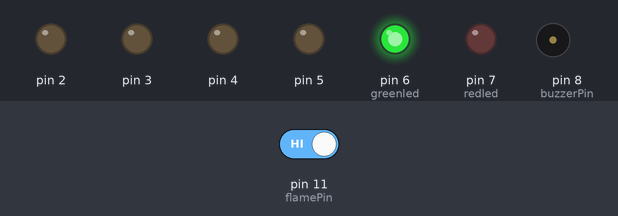
Simulated run of this sketch. Board: Arduino Uno, built with avr-gcc and run on an emulated ATmega328P. Parts: output pins drawn as LEDs (lit = HIGH), buzzer (waves = sounding, pin HIGH). The test bench sets the inputs (shaded band); at power-on: pin 11 (flamePin) HIGH.

Above: at 1.2 s.
1.3 s: pin 11 (flamePin) driven LOW
At 2.2 s:
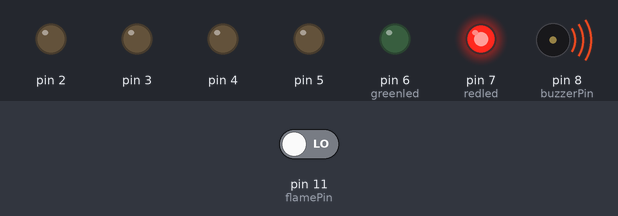
2.8 s: pin 11 (flamePin) driven HIGH
At 3.3 s:
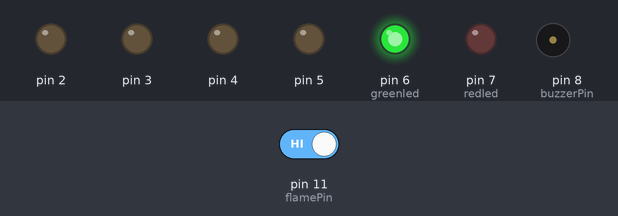
Timing chart, 0 to 5.8 s (numbered marks = the images above; inputs shaded):
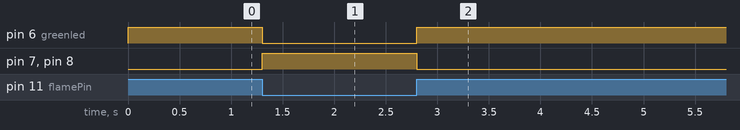

Measured:
- after the input at 1.3 s, pin 6 (greenled): HIGH → LOW at once; pin 7 (redled), pin 8 (buzzerPin): LOW → HIGH at once
- after the input at 2.8 s, pin 6 (greenled): LOW → HIGH at once; pin 7 (redled), pin 8 (buzzerPin): HIGH → LOW at once

The sketch:

Water_Level_with_Flame.ino
```cpp
const int analogInPin = A2;
int sensorValue = 0;
const int buzzerPin = 8;
const int flamePin = 11;
int Flame = HIGH;
int redled = 7;
int greenled = 6;

void setup() {
  // declare pin  to be an output:
  pinMode(2,OUTPUT);
  pinMode(3,OUTPUT);
  pinMode(4,OUTPUT);
  pinMode(5,OUTPUT);
  pinMode(buzzerPin, OUTPUT);
  pinMode(redled, OUTPUT);
  pinMode(greenled, OUTPUT);

  pinMode(flamePin, INPUT);
  Serial.begin(9600);
}

// the loop routine runs over and over again forever:
void loop() {

  /****************************** WATER LEVEL ****************************/

  // sensorValue = analogRead(analogInPin);
  // Serial.print("sensor = ");
  // Serial.print(sensorValue);
  // Serial.print("\n");
  // delay(2);
  // if((sensorValue>=100)&&(sensorValue<=600)){
  //   digitalWrite(2,LOW);
  //   delay(100);
  //   }
  // else if((sensorValue>=601)&&(sensorValue<=625)){
  //   digitalWrite(3,LOW);
  //   delay(100);
  //   }
  // else if((sensorValue>=626)&&(sensorValue<=700)){
  //   digitalWrite(4,LOW);
  //   digitalWrite(5,LOW);
  //   delay(100);
  //   }
  // else{
  //   digitalWrite(2,HIGH);
  //   digitalWrite(3,HIGH);
  //   digitalWrite(4,HIGH);
  //   digitalWrite(5,HIGH);
  //   delay(100);
  //   }

    /*************************** FLAME *************************************/
    Flame = digitalRead(flamePin);
  if (Flame== LOW)
  {
    digitalWrite(buzzerPin, HIGH);
    digitalWrite(redled, HIGH);
    digitalWrite(greenled, LOW);
  }
  else
  {
    digitalWrite(buzzerPin, LOW);
    digitalWrite(greenled, HIGH);
    digitalWrite(redled, LOW);
  // }
  /*******************************************************************************/
  }
  }
```
